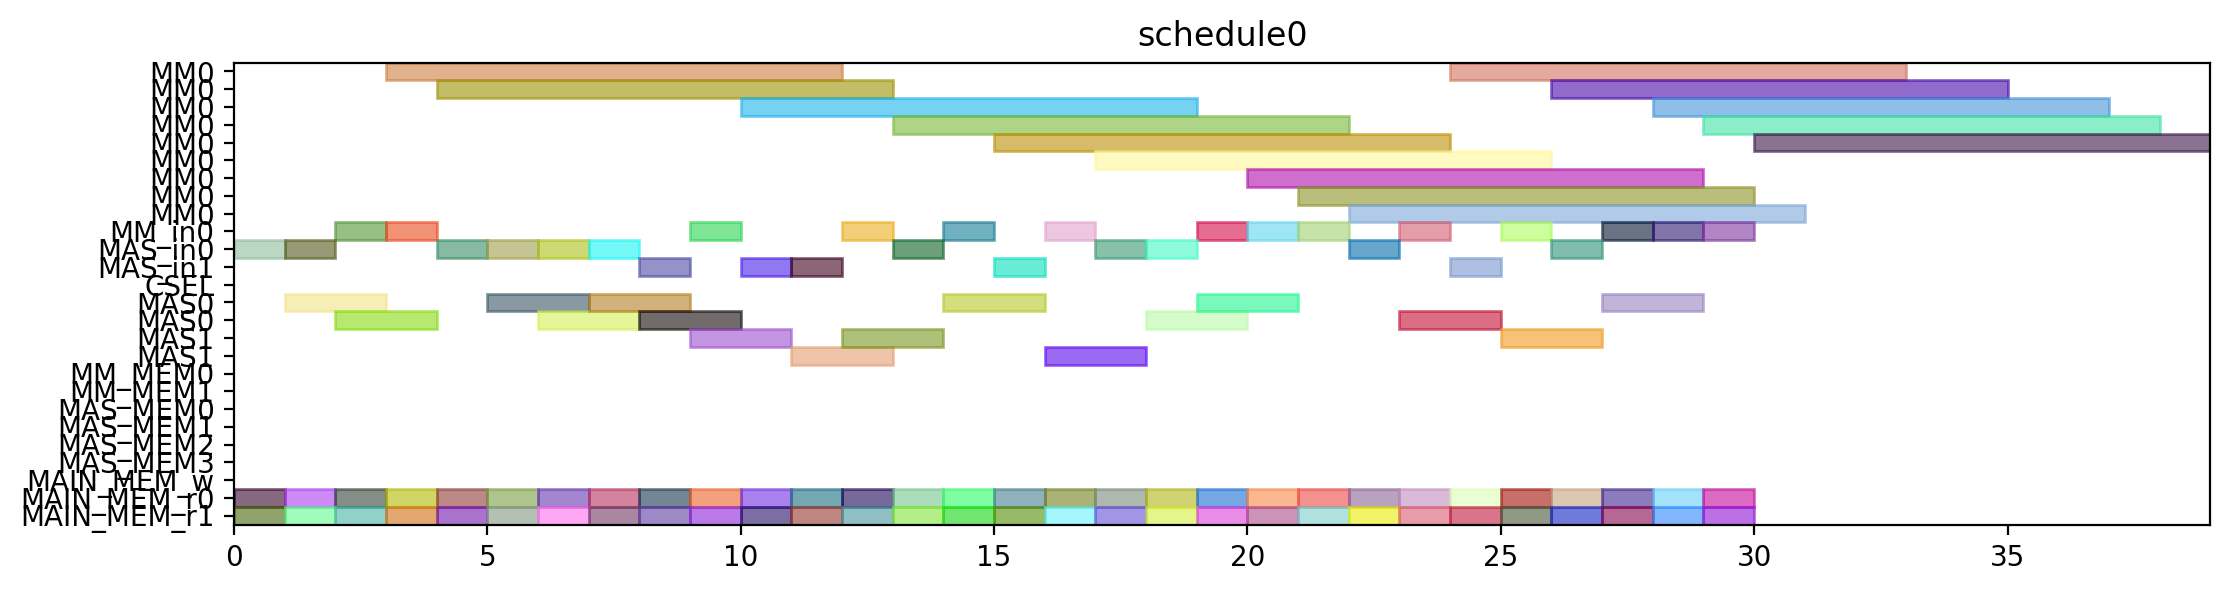

Reproduce this figure in Python.
from pyschedule import Scenario, solvers, plotters, alt


def solve():
	horizon = 120
	S = Scenario("schedule0", horizon=horizon)

	# resource
	MM = S.Resources('MM', num=1, size=9)
	MM_in = S.Resources('MM_in', num=1)
	MAS_in = S.Resources('MAS_in', num=2)
	CSEL = S.Resource('CSEL')
	MAS = S.Resources('MAS', num=2, size=2, periods=range(1, horizon))
	MM_MEM = S.Resources('MM_MEM', num=2)
	MAS_MEM = S.Resources('MAS_MEM', num=4)
	MAIN_MEM_w = S.Resource('MAIN_MEM_w', size=1)
	MAIN_MEM_r = S.Resources('MAIN_MEM_r', num=2)

	# result of previous scheduling

	# new tasks
	r1_t0 = S.Task('r1_t0', length=9, delay_cost=1)
	r1_t0 += alt(MM)
	r1_t0_in = S.Task('r1_t0_in', length=1, delay_cost=1)
	r1_t0_in += alt(MM_in)
	S += r1_t0_in*MM_in[0]<=r1_t0*MM[0]
	r1_t0_mem0 = S.Task('r1_t0_mem0', length=1, delay_cost=1)
	r1_t0_mem0 += MAIN_MEM_r[0]
	S += r1_t0_mem0 <= r1_t0

	r1_t0_mem1 = S.Task('r1_t0_mem1', length=1, delay_cost=1)
	r1_t0_mem1 += MAIN_MEM_r[1]
	S += r1_t0_mem1 <= r1_t0

	r1_t1 = S.Task('r1_t1', length=9, delay_cost=1)
	r1_t1 += alt(MM)
	r1_t1_in = S.Task('r1_t1_in', length=1, delay_cost=1)
	r1_t1_in += alt(MM_in)
	S += r1_t1_in*MM_in[0]<=r1_t1*MM[0]
	r1_t1_mem0 = S.Task('r1_t1_mem0', length=1, delay_cost=1)
	r1_t1_mem0 += MAIN_MEM_r[0]
	S += r1_t1_mem0 <= r1_t1

	r1_t1_mem1 = S.Task('r1_t1_mem1', length=1, delay_cost=1)
	r1_t1_mem1 += MAIN_MEM_r[1]
	S += r1_t1_mem1 <= r1_t1

	r1_t2 = S.Task('r1_t2', length=2, delay_cost=1)
	r1_t2 += alt(MAS)
	r1_t2_in = S.Task('r1_t2_in', length=1, delay_cost=1)
	r1_t2_in += alt(MAS_in)
	S += r1_t2_in*MAS_in[0]<=r1_t2*MAS[0]

	S += r1_t2_in*MAS_in[1]<=r1_t2*MAS[1]

	r1_t2_mem0 = S.Task('r1_t2_mem0', length=1, delay_cost=1)
	r1_t2_mem0 += MAIN_MEM_r[0]
	S += r1_t2_mem0 <= r1_t2

	r1_t2_mem1 = S.Task('r1_t2_mem1', length=1, delay_cost=1)
	r1_t2_mem1 += MAIN_MEM_r[1]
	S += r1_t2_mem1 <= r1_t2

	r1_t3 = S.Task('r1_t3', length=2, delay_cost=1)
	r1_t3 += alt(MAS)
	r1_t3_in = S.Task('r1_t3_in', length=1, delay_cost=1)
	r1_t3_in += alt(MAS_in)
	S += r1_t3_in*MAS_in[0]<=r1_t3*MAS[0]

	S += r1_t3_in*MAS_in[1]<=r1_t3*MAS[1]

	r1_t3_mem0 = S.Task('r1_t3_mem0', length=1, delay_cost=1)
	r1_t3_mem0 += MAIN_MEM_r[0]
	S += r1_t3_mem0 <= r1_t3

	r1_t3_mem1 = S.Task('r1_t3_mem1', length=1, delay_cost=1)
	r1_t3_mem1 += MAIN_MEM_r[1]
	S += r1_t3_mem1 <= r1_t3

	r3_t0 = S.Task('r3_t0', length=9, delay_cost=1)
	r3_t0 += alt(MM)
	r3_t0_in = S.Task('r3_t0_in', length=1, delay_cost=1)
	r3_t0_in += alt(MM_in)
	S += r3_t0_in*MM_in[0]<=r3_t0*MM[0]
	r3_t0_mem0 = S.Task('r3_t0_mem0', length=1, delay_cost=1)
	r3_t0_mem0 += MAIN_MEM_r[0]
	S += r3_t0_mem0 <= r3_t0

	r3_t0_mem1 = S.Task('r3_t0_mem1', length=1, delay_cost=1)
	r3_t0_mem1 += MAIN_MEM_r[1]
	S += r3_t0_mem1 <= r3_t0

	r3_t1 = S.Task('r3_t1', length=9, delay_cost=1)
	r3_t1 += alt(MM)
	r3_t1_in = S.Task('r3_t1_in', length=1, delay_cost=1)
	r3_t1_in += alt(MM_in)
	S += r3_t1_in*MM_in[0]<=r3_t1*MM[0]
	r3_t1_mem0 = S.Task('r3_t1_mem0', length=1, delay_cost=1)
	r3_t1_mem0 += MAIN_MEM_r[0]
	S += r3_t1_mem0 <= r3_t1

	r3_t1_mem1 = S.Task('r3_t1_mem1', length=1, delay_cost=1)
	r3_t1_mem1 += MAIN_MEM_r[1]
	S += r3_t1_mem1 <= r3_t1

	r3_t2 = S.Task('r3_t2', length=2, delay_cost=1)
	r3_t2 += alt(MAS)
	r3_t2_in = S.Task('r3_t2_in', length=1, delay_cost=1)
	r3_t2_in += alt(MAS_in)
	S += r3_t2_in*MAS_in[0]<=r3_t2*MAS[0]

	S += r3_t2_in*MAS_in[1]<=r3_t2*MAS[1]

	r3_t2_mem0 = S.Task('r3_t2_mem0', length=1, delay_cost=1)
	r3_t2_mem0 += MAIN_MEM_r[0]
	S += r3_t2_mem0 <= r3_t2

	r3_t2_mem1 = S.Task('r3_t2_mem1', length=1, delay_cost=1)
	r3_t2_mem1 += MAIN_MEM_r[1]
	S += r3_t2_mem1 <= r3_t2

	r3_t3 = S.Task('r3_t3', length=2, delay_cost=1)
	r3_t3 += alt(MAS)
	r3_t3_in = S.Task('r3_t3_in', length=1, delay_cost=1)
	r3_t3_in += alt(MAS_in)
	S += r3_t3_in*MAS_in[0]<=r3_t3*MAS[0]

	S += r3_t3_in*MAS_in[1]<=r3_t3*MAS[1]

	r3_t3_mem0 = S.Task('r3_t3_mem0', length=1, delay_cost=1)
	r3_t3_mem0 += MAIN_MEM_r[0]
	S += r3_t3_mem0 <= r3_t3

	r3_t3_mem1 = S.Task('r3_t3_mem1', length=1, delay_cost=1)
	r3_t3_mem1 += MAIN_MEM_r[1]
	S += r3_t3_mem1 <= r3_t3

	r4_t0 = S.Task('r4_t0', length=9, delay_cost=1)
	r4_t0 += alt(MM)
	r4_t0_in = S.Task('r4_t0_in', length=1, delay_cost=1)
	r4_t0_in += alt(MM_in)
	S += r4_t0_in*MM_in[0]<=r4_t0*MM[0]
	r4_t0_mem0 = S.Task('r4_t0_mem0', length=1, delay_cost=1)
	r4_t0_mem0 += MAIN_MEM_r[0]
	S += r4_t0_mem0 <= r4_t0

	r4_t0_mem1 = S.Task('r4_t0_mem1', length=1, delay_cost=1)
	r4_t0_mem1 += MAIN_MEM_r[1]
	S += r4_t0_mem1 <= r4_t0

	r4_t1 = S.Task('r4_t1', length=9, delay_cost=1)
	r4_t1 += alt(MM)
	r4_t1_in = S.Task('r4_t1_in', length=1, delay_cost=1)
	r4_t1_in += alt(MM_in)
	S += r4_t1_in*MM_in[0]<=r4_t1*MM[0]
	r4_t1_mem0 = S.Task('r4_t1_mem0', length=1, delay_cost=1)
	r4_t1_mem0 += MAIN_MEM_r[0]
	S += r4_t1_mem0 <= r4_t1

	r4_t1_mem1 = S.Task('r4_t1_mem1', length=1, delay_cost=1)
	r4_t1_mem1 += MAIN_MEM_r[1]
	S += r4_t1_mem1 <= r4_t1

	r4_t2 = S.Task('r4_t2', length=2, delay_cost=1)
	r4_t2 += alt(MAS)
	r4_t2_in = S.Task('r4_t2_in', length=1, delay_cost=1)
	r4_t2_in += alt(MAS_in)
	S += r4_t2_in*MAS_in[0]<=r4_t2*MAS[0]

	S += r4_t2_in*MAS_in[1]<=r4_t2*MAS[1]

	r4_t2_mem0 = S.Task('r4_t2_mem0', length=1, delay_cost=1)
	r4_t2_mem0 += MAIN_MEM_r[0]
	S += r4_t2_mem0 <= r4_t2

	r4_t2_mem1 = S.Task('r4_t2_mem1', length=1, delay_cost=1)
	r4_t2_mem1 += MAIN_MEM_r[1]
	S += r4_t2_mem1 <= r4_t2

	r4_t3 = S.Task('r4_t3', length=2, delay_cost=1)
	r4_t3 += alt(MAS)
	r4_t3_in = S.Task('r4_t3_in', length=1, delay_cost=1)
	r4_t3_in += alt(MAS_in)
	S += r4_t3_in*MAS_in[0]<=r4_t3*MAS[0]

	S += r4_t3_in*MAS_in[1]<=r4_t3*MAS[1]

	r4_t3_mem0 = S.Task('r4_t3_mem0', length=1, delay_cost=1)
	r4_t3_mem0 += MAIN_MEM_r[0]
	S += r4_t3_mem0 <= r4_t3

	r4_t3_mem1 = S.Task('r4_t3_mem1', length=1, delay_cost=1)
	r4_t3_mem1 += MAIN_MEM_r[1]
	S += r4_t3_mem1 <= r4_t3

	r5_t0 = S.Task('r5_t0', length=9, delay_cost=1)
	r5_t0 += alt(MM)
	r5_t0_in = S.Task('r5_t0_in', length=1, delay_cost=1)
	r5_t0_in += alt(MM_in)
	S += r5_t0_in*MM_in[0]<=r5_t0*MM[0]
	r5_t0_mem0 = S.Task('r5_t0_mem0', length=1, delay_cost=1)
	r5_t0_mem0 += MAIN_MEM_r[0]
	S += r5_t0_mem0 <= r5_t0

	r5_t0_mem1 = S.Task('r5_t0_mem1', length=1, delay_cost=1)
	r5_t0_mem1 += MAIN_MEM_r[1]
	S += r5_t0_mem1 <= r5_t0

	r5_t1 = S.Task('r5_t1', length=9, delay_cost=1)
	r5_t1 += alt(MM)
	r5_t1_in = S.Task('r5_t1_in', length=1, delay_cost=1)
	r5_t1_in += alt(MM_in)
	S += r5_t1_in*MM_in[0]<=r5_t1*MM[0]
	r5_t1_mem0 = S.Task('r5_t1_mem0', length=1, delay_cost=1)
	r5_t1_mem0 += MAIN_MEM_r[0]
	S += r5_t1_mem0 <= r5_t1

	r5_t1_mem1 = S.Task('r5_t1_mem1', length=1, delay_cost=1)
	r5_t1_mem1 += MAIN_MEM_r[1]
	S += r5_t1_mem1 <= r5_t1

	r5_t2 = S.Task('r5_t2', length=2, delay_cost=1)
	r5_t2 += alt(MAS)
	r5_t2_in = S.Task('r5_t2_in', length=1, delay_cost=1)
	r5_t2_in += alt(MAS_in)
	S += r5_t2_in*MAS_in[0]<=r5_t2*MAS[0]

	S += r5_t2_in*MAS_in[1]<=r5_t2*MAS[1]

	r5_t2_mem0 = S.Task('r5_t2_mem0', length=1, delay_cost=1)
	r5_t2_mem0 += MAIN_MEM_r[0]
	S += r5_t2_mem0 <= r5_t2

	r5_t2_mem1 = S.Task('r5_t2_mem1', length=1, delay_cost=1)
	r5_t2_mem1 += MAIN_MEM_r[1]
	S += r5_t2_mem1 <= r5_t2

	r5_t3 = S.Task('r5_t3', length=2, delay_cost=1)
	r5_t3 += alt(MAS)
	r5_t3_in = S.Task('r5_t3_in', length=1, delay_cost=1)
	r5_t3_in += alt(MAS_in)
	S += r5_t3_in*MAS_in[0]<=r5_t3*MAS[0]

	S += r5_t3_in*MAS_in[1]<=r5_t3*MAS[1]

	r5_t3_mem0 = S.Task('r5_t3_mem0', length=1, delay_cost=1)
	r5_t3_mem0 += MAIN_MEM_r[0]
	S += r5_t3_mem0 <= r5_t3

	r5_t3_mem1 = S.Task('r5_t3_mem1', length=1, delay_cost=1)
	r5_t3_mem1 += MAIN_MEM_r[1]
	S += r5_t3_mem1 <= r5_t3

	r6_t0 = S.Task('r6_t0', length=9, delay_cost=1)
	r6_t0 += alt(MM)
	r6_t0_in = S.Task('r6_t0_in', length=1, delay_cost=1)
	r6_t0_in += alt(MM_in)
	S += r6_t0_in*MM_in[0]<=r6_t0*MM[0]
	r6_t0_mem0 = S.Task('r6_t0_mem0', length=1, delay_cost=1)
	r6_t0_mem0 += MAIN_MEM_r[0]
	S += r6_t0_mem0 <= r6_t0

	r6_t0_mem1 = S.Task('r6_t0_mem1', length=1, delay_cost=1)
	r6_t0_mem1 += MAIN_MEM_r[1]
	S += r6_t0_mem1 <= r6_t0

	r6_t1 = S.Task('r6_t1', length=9, delay_cost=1)
	r6_t1 += alt(MM)
	r6_t1_in = S.Task('r6_t1_in', length=1, delay_cost=1)
	r6_t1_in += alt(MM_in)
	S += r6_t1_in*MM_in[0]<=r6_t1*MM[0]
	r6_t1_mem0 = S.Task('r6_t1_mem0', length=1, delay_cost=1)
	r6_t1_mem0 += MAIN_MEM_r[0]
	S += r6_t1_mem0 <= r6_t1

	r6_t1_mem1 = S.Task('r6_t1_mem1', length=1, delay_cost=1)
	r6_t1_mem1 += MAIN_MEM_r[1]
	S += r6_t1_mem1 <= r6_t1

	r6_t2 = S.Task('r6_t2', length=2, delay_cost=1)
	r6_t2 += alt(MAS)
	r6_t2_in = S.Task('r6_t2_in', length=1, delay_cost=1)
	r6_t2_in += alt(MAS_in)
	S += r6_t2_in*MAS_in[0]<=r6_t2*MAS[0]

	S += r6_t2_in*MAS_in[1]<=r6_t2*MAS[1]

	r6_t2_mem0 = S.Task('r6_t2_mem0', length=1, delay_cost=1)
	r6_t2_mem0 += MAIN_MEM_r[0]
	S += r6_t2_mem0 <= r6_t2

	r6_t2_mem1 = S.Task('r6_t2_mem1', length=1, delay_cost=1)
	r6_t2_mem1 += MAIN_MEM_r[1]
	S += r6_t2_mem1 <= r6_t2

	r6_t3 = S.Task('r6_t3', length=2, delay_cost=1)
	r6_t3 += alt(MAS)
	r6_t3_in = S.Task('r6_t3_in', length=1, delay_cost=1)
	r6_t3_in += alt(MAS_in)
	S += r6_t3_in*MAS_in[0]<=r6_t3*MAS[0]

	S += r6_t3_in*MAS_in[1]<=r6_t3*MAS[1]

	r6_t3_mem0 = S.Task('r6_t3_mem0', length=1, delay_cost=1)
	r6_t3_mem0 += MAIN_MEM_r[0]
	S += r6_t3_mem0 <= r6_t3

	r6_t3_mem1 = S.Task('r6_t3_mem1', length=1, delay_cost=1)
	r6_t3_mem1 += MAIN_MEM_r[1]
	S += r6_t3_mem1 <= r6_t3

	r9_t2 = S.Task('r9_t2', length=2, delay_cost=1)
	r9_t2 += alt(MAS)
	r9_t2_in = S.Task('r9_t2_in', length=1, delay_cost=1)
	r9_t2_in += alt(MAS_in)
	S += r9_t2_in*MAS_in[0]<=r9_t2*MAS[0]

	S += r9_t2_in*MAS_in[1]<=r9_t2*MAS[1]

	r9_t2_mem0 = S.Task('r9_t2_mem0', length=1, delay_cost=1)
	r9_t2_mem0 += MAIN_MEM_r[0]
	S += r9_t2_mem0 <= r9_t2

	r9_t2_mem1 = S.Task('r9_t2_mem1', length=1, delay_cost=1)
	r9_t2_mem1 += MAIN_MEM_r[1]
	S += r9_t2_mem1 <= r9_t2

	r12_t0 = S.Task('r12_t0', length=9, delay_cost=1)
	r12_t0 += alt(MM)
	r12_t0_in = S.Task('r12_t0_in', length=1, delay_cost=1)
	r12_t0_in += alt(MM_in)
	S += r12_t0_in*MM_in[0]<=r12_t0*MM[0]
	r12_t0_mem0 = S.Task('r12_t0_mem0', length=1, delay_cost=1)
	r12_t0_mem0 += MAIN_MEM_r[0]
	S += r12_t0_mem0 <= r12_t0

	r12_t0_mem1 = S.Task('r12_t0_mem1', length=1, delay_cost=1)
	r12_t0_mem1 += MAIN_MEM_r[1]
	S += r12_t0_mem1 <= r12_t0

	r12_t1 = S.Task('r12_t1', length=9, delay_cost=1)
	r12_t1 += alt(MM)
	r12_t1_in = S.Task('r12_t1_in', length=1, delay_cost=1)
	r12_t1_in += alt(MM_in)
	S += r12_t1_in*MM_in[0]<=r12_t1*MM[0]
	r12_t1_mem0 = S.Task('r12_t1_mem0', length=1, delay_cost=1)
	r12_t1_mem0 += MAIN_MEM_r[0]
	S += r12_t1_mem0 <= r12_t1

	r12_t1_mem1 = S.Task('r12_t1_mem1', length=1, delay_cost=1)
	r12_t1_mem1 += MAIN_MEM_r[1]
	S += r12_t1_mem1 <= r12_t1

	r12_t2 = S.Task('r12_t2', length=2, delay_cost=1)
	r12_t2 += alt(MAS)
	r12_t2_in = S.Task('r12_t2_in', length=1, delay_cost=1)
	r12_t2_in += alt(MAS_in)
	S += r12_t2_in*MAS_in[0]<=r12_t2*MAS[0]

	S += r12_t2_in*MAS_in[1]<=r12_t2*MAS[1]

	r12_t2_mem0 = S.Task('r12_t2_mem0', length=1, delay_cost=1)
	r12_t2_mem0 += MAIN_MEM_r[0]
	S += r12_t2_mem0 <= r12_t2

	r12_t2_mem1 = S.Task('r12_t2_mem1', length=1, delay_cost=1)
	r12_t2_mem1 += MAIN_MEM_r[1]
	S += r12_t2_mem1 <= r12_t2

	r12_t3 = S.Task('r12_t3', length=2, delay_cost=1)
	r12_t3 += alt(MAS)
	r12_t3_in = S.Task('r12_t3_in', length=1, delay_cost=1)
	r12_t3_in += alt(MAS_in)
	S += r12_t3_in*MAS_in[0]<=r12_t3*MAS[0]

	S += r12_t3_in*MAS_in[1]<=r12_t3*MAS[1]

	r12_t3_mem0 = S.Task('r12_t3_mem0', length=1, delay_cost=1)
	r12_t3_mem0 += MAIN_MEM_r[0]
	S += r12_t3_mem0 <= r12_t3

	r12_t3_mem1 = S.Task('r12_t3_mem1', length=1, delay_cost=1)
	r12_t3_mem1 += MAIN_MEM_r[1]
	S += r12_t3_mem1 <= r12_t3

	r13_t0 = S.Task('r13_t0', length=9, delay_cost=1)
	r13_t0 += alt(MM)
	r13_t0_in = S.Task('r13_t0_in', length=1, delay_cost=1)
	r13_t0_in += alt(MM_in)
	S += r13_t0_in*MM_in[0]<=r13_t0*MM[0]
	r13_t0_mem0 = S.Task('r13_t0_mem0', length=1, delay_cost=1)
	r13_t0_mem0 += MAIN_MEM_r[0]
	S += r13_t0_mem0 <= r13_t0

	r13_t0_mem1 = S.Task('r13_t0_mem1', length=1, delay_cost=1)
	r13_t0_mem1 += MAIN_MEM_r[1]
	S += r13_t0_mem1 <= r13_t0

	r13_t1 = S.Task('r13_t1', length=9, delay_cost=1)
	r13_t1 += alt(MM)
	r13_t1_in = S.Task('r13_t1_in', length=1, delay_cost=1)
	r13_t1_in += alt(MM_in)
	S += r13_t1_in*MM_in[0]<=r13_t1*MM[0]
	r13_t1_mem0 = S.Task('r13_t1_mem0', length=1, delay_cost=1)
	r13_t1_mem0 += MAIN_MEM_r[0]
	S += r13_t1_mem0 <= r13_t1

	r13_t1_mem1 = S.Task('r13_t1_mem1', length=1, delay_cost=1)
	r13_t1_mem1 += MAIN_MEM_r[1]
	S += r13_t1_mem1 <= r13_t1

	r13_t2 = S.Task('r13_t2', length=2, delay_cost=1)
	r13_t2 += alt(MAS)
	r13_t2_in = S.Task('r13_t2_in', length=1, delay_cost=1)
	r13_t2_in += alt(MAS_in)
	S += r13_t2_in*MAS_in[0]<=r13_t2*MAS[0]

	S += r13_t2_in*MAS_in[1]<=r13_t2*MAS[1]

	r13_t2_mem0 = S.Task('r13_t2_mem0', length=1, delay_cost=1)
	r13_t2_mem0 += MAIN_MEM_r[0]
	S += r13_t2_mem0 <= r13_t2

	r13_t2_mem1 = S.Task('r13_t2_mem1', length=1, delay_cost=1)
	r13_t2_mem1 += MAIN_MEM_r[1]
	S += r13_t2_mem1 <= r13_t2

	r13_t3 = S.Task('r13_t3', length=2, delay_cost=1)
	r13_t3 += alt(MAS)
	r13_t3_in = S.Task('r13_t3_in', length=1, delay_cost=1)
	r13_t3_in += alt(MAS_in)
	S += r13_t3_in*MAS_in[0]<=r13_t3*MAS[0]

	S += r13_t3_in*MAS_in[1]<=r13_t3*MAS[1]

	r13_t3_mem0 = S.Task('r13_t3_mem0', length=1, delay_cost=1)
	r13_t3_mem0 += MAIN_MEM_r[0]
	S += r13_t3_mem0 <= r13_t3

	r13_t3_mem1 = S.Task('r13_t3_mem1', length=1, delay_cost=1)
	r13_t3_mem1 += MAIN_MEM_r[1]
	S += r13_t3_mem1 <= r13_t3

	r16_t3 = S.Task('r16_t3', length=2, delay_cost=1)
	r16_t3 += alt(MAS)
	r16_t3_in = S.Task('r16_t3_in', length=1, delay_cost=1)
	r16_t3_in += alt(MAS_in)
	S += r16_t3_in*MAS_in[0]<=r16_t3*MAS[0]

	S += r16_t3_in*MAS_in[1]<=r16_t3*MAS[1]

	r16_t3_mem0 = S.Task('r16_t3_mem0', length=1, delay_cost=1)
	r16_t3_mem0 += MAIN_MEM_r[0]
	S += r16_t3_mem0 <= r16_t3

	r16_t3_mem1 = S.Task('r16_t3_mem1', length=1, delay_cost=1)
	r16_t3_mem1 += MAIN_MEM_r[1]
	S += r16_t3_mem1 <= r16_t3

	solvers.mip.solve(S,msg=1,kind='CPLEX',ratio_gap=1.01)

	solution = [['hoge']*len(S.solution()[1]) for i in range(len(S.solution()))]
	for i in range(len(S.solution())):
		for j in range(len(S.solution()[i])):
			solution[i][j]=str(S.solution()[i][j])
	print(solution)

	cycles = int(solution[-1][3])

	pic_file_name = "/mnt/rose/usr1/fukuda/ABE/multiRAM_multiMAS_16mux/scheduling_result/stage9MM1_stage2MAS2/EP2_YRECOVER/schedule0.png"
	if(S.solution() != []):
		plotters.matplotlib.plot(S,img_filename=pic_file_name, show_task_labels=False, fig_size=(cycles*0.25+3, 3))

	return solution
